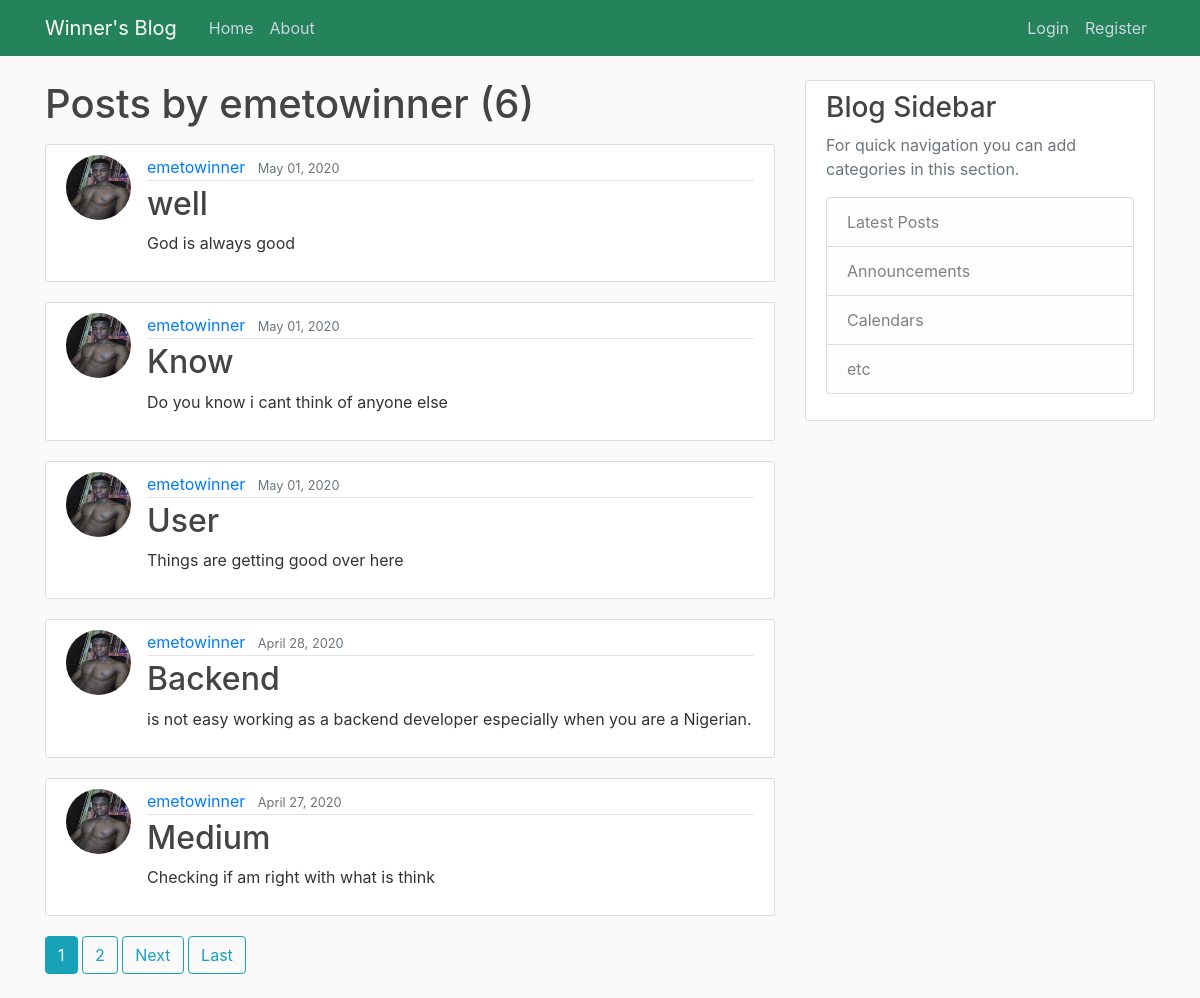
/blog/user/emetowinner/, run on the app's committed database.
### home/models.py (models this page shows, shortened)
class Post(models.Model):
    title = models.CharField(max_length=100)
    content = models.TextField()
    date_posted = models.DateTimeField(default=timezone.now)
    author = models.ForeignKey(User,on_delete=models.CASCADE)

### users/models.py (models this page shows, shortened)
class Profile(models.Model):
    age = models.IntegerField(blank=True, null=True)
    country = models.CharField(blank=True, max_length=100)
    state = models.CharField(blank=True, max_length=100)
    city = models.CharField(blank=True, max_length=100)
    address = models.CharField(blank=True, max_length=200)
    phone = models.CharField(blank=True, max_length=100)
    image = models.ImageField(default='default.jpg',upload_to='profile_pics')
    user = models.OneToOneField(User,on_delete=models.CASCADE)

### home/views.py (the view)
# urls.py: path('user/<str:username>/', UserPostListView.as_view(),name='user-post'),
class UserPostListView(ListView):
    model = Post
    template_name = 'home/user-post.html'
    context_object_name = 'posts'
    paginate_by = 5
    def get_queryset(self):
        user = get_object_or_404(User,username=self.kwargs.get('username'))
        return Post.objects.filter(author=user).order_by('-date_posted')

### home/templates/home/user-post.html (shortened to what this page needs)
{% extends "home/base.html" %}
{% block content %}
    <h1 class="mb-3">Posts by {{ view.kwargs.username }} ({{ page_obj.paginator.count }})</h1>
    {% for post in posts %}
        <article class="media content-section">
          <img class="rounded-circle article-img" src="{{ post.author.profile.image.url }}">
          <div class="media-body">
            <div class="article-metadata">
              <a class="mr-2" href="{% url 'user-post' post.author.username %}">{{ post.author }}</a>
              <small class="text-muted">{{ post.date_posted|date:"F d, Y" }}</small>
            </div>
            <h2><a class="article-title" href="{% url 'post-details' post.id %}">{{ post.title }}</a></h2>
            <p class="article-content">{{ post.content }}</p>
          </div>
        </article>
    {% endfor %}
    {% if is_paginated %}
      {% for num in page_obj.paginator.page_range %}
        {% if page_obj.number == num %}
          <a class="btn btn-info mb-4" href="?page={{ num }}">{{ num }}</a>
        {% elif num > page_obj.number|add:'-3' and num < page_obj.number|add:'3' %}
          <a class="btn btn-outline-info mb-4" href="?page={{ num }}">{{ num }}</a>
        {% endif %}
      {% endfor %}
      {% if page_obj.has_next %}
        <a class="btn btn-outline-info mb-4" href="?page={{ page_obj.next_page_number }}">Next</a>
        <a class="btn btn-outline-info mb-4" href="?page={{ page_obj.paginator.num_pages }}">Last</a>
      {% endif %}
    {% endif %}
{% endblock content %}

### home/static/home/css/main.css (style rules this page uses)
body { background: #fafafa; color: #333333; margin-top: 5rem; }
h1, h2, h3, h4, h5, h6 { color: #444444; }
.content-section { background: #ffffff; padding: 10px 20px; border: 1px solid #dddddd; border-radius: 3px; margin-bottom: 20px; }
.article-title { color: #444444; }
.article-content { white-space: pre-line; }
.article-img { height: 65px; width: 65px; margin-right: 16px; }
.article-metadata { padding-bottom: 1px; margin-bottom: 4px; border-bottom: 1px solid #e3e3e3 }

### data on the page
Post: author.profile.image (picture), author "emetowinner", date_posted "May 01, 2020", title "well", content "God is always good"
Post: author.profile.image (picture), author "emetowinner", date_posted "May 01, 2020", title "Know", content "Do you know i cant think of anyone else"
Post: author.profile.image (picture), author "emetowinner", date_posted "May 01, 2020", title "User", content "Things are getting good over here"
Post: author.profile.image (picture), author "emetowinner", date_posted "April 28, 2020", title "Backend", content "is not easy working as a backend developer especially when you are a Nigerian."
Post: author.profile.image (picture), author "emetowinner", date_posted "April 27, 2020", title "Medium", content "Checking if am right with what is think"

### other printed values
{{ view.kwargs.username }} "emetowinner"
{{ page_obj.paginator.count }} "6"
{{ num }} "1"
{{ num }} "2"
